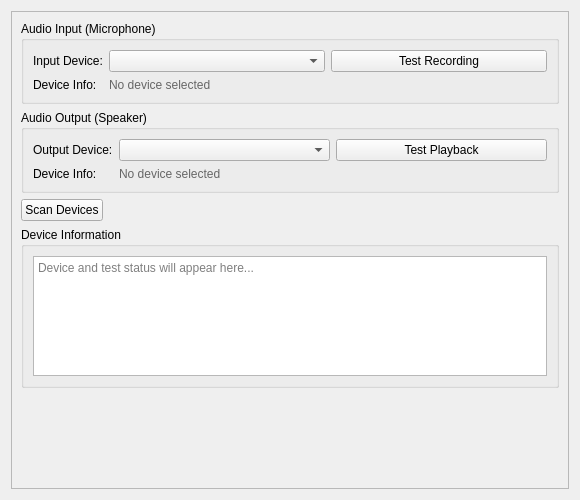
<?xml version="1.0" encoding="UTF-8"?>
<ui version="4.0">
 <class>AudioWidget</class>
 <widget class="QWidget" name="AudioWidget">
  <property name="geometry">
   <rect>
    <x>0</x>
    <y>0</y>
    <width>580</width>
    <height>500</height>
   </rect>
  </property>
    <property name="windowTitle">
     <string>Audio</string>
    </property>
  <layout class="QVBoxLayout" name="verticalLayout">
   <item>
    <widget class="QScrollArea" name="scrollArea">
     <property name="widgetResizable">
      <bool>true</bool>
     </property>
     <widget class="QWidget" name="scrollAreaWidgetContents">
      <property name="geometry">
       <rect>
        <x>0</x>
        <y>0</y>
        <width>578</width>
        <height>480</height>
       </rect>
      </property>
      <layout class="QVBoxLayout" name="contentLayout">
       <item>
        <widget class="QGroupBox" name="input_device_group">
         <property name="title">
          <string>Audio Input (Microphone)</string>
         </property>
         <layout class="QFormLayout" name="input_layout">
          <item row="0" column="0">
           <widget class="QLabel" name="label_input_device">
            <property name="text">
             <string>Input Device:</string>
            </property>
           </widget>
          </item>
          <item row="0" column="1">
           <layout class="QHBoxLayout" name="input_device_layout">
            <item>
              <widget class="QComboBox" name="input_device_combo">
              <property name="placeholderText">
               <string>Select a microphone...</string>
              </property>
             </widget>
            </item>
            <item>
             <widget class="QPushButton" name="test_input_btn">
              <property name="text">
               <string>Test Recording</string>
              </property>
             </widget>
            </item>
           </layout>
          </item>
          <item row="1" column="0">
           <widget class="QLabel" name="label_input_info">
            <property name="text">
             <string>Device Info:</string>
            </property>
           </widget>
          </item>
          <item row="1" column="1">
            <widget class="QLabel" name="input_info_label">
            <property name="text">
             <string>No device selected</string>
            </property>
            <property name="styleSheet">
             <string>color: #666;</string>
            </property>
           </widget>
          </item>
         </layout>
        </widget>
       </item>
       <item>
        <widget class="QGroupBox" name="output_device_group">
         <property name="title">
          <string>Audio Output (Speaker)</string>
         </property>
         <layout class="QFormLayout" name="output_layout">
          <item row="0" column="0">
           <widget class="QLabel" name="label_output_device">
            <property name="text">
             <string>Output Device:</string>
            </property>
           </widget>
          </item>
          <item row="0" column="1">
           <layout class="QHBoxLayout" name="output_device_layout">
            <item>
             <widget class="QComboBox" name="output_device_combo">
              <property name="placeholderText">
               <string>Select a speaker...</string>
              </property>
             </widget>
            </item>
            <item>
             <widget class="QPushButton" name="test_output_btn">
              <property name="text">
               <string>Test Playback</string>
              </property>
             </widget>
            </item>
           </layout>
          </item>
          <item row="1" column="0">
           <widget class="QLabel" name="label_output_info">
            <property name="text">
             <string>Device Info:</string>
            </property>
           </widget>
          </item>
          <item row="1" column="1">
            <widget class="QLabel" name="output_info_label">
            <property name="text">
             <string>No device selected</string>
            </property>
            <property name="styleSheet">
             <string>color: #666;</string>
            </property>
           </widget>
          </item>
         </layout>
        </widget>
       </item>
       <item>
        <layout class="QHBoxLayout" name="scan_layout">
         <item>
          <widget class="QPushButton" name="scan_devices_btn">
         <property name="text">
             <string>Scan Devices</string>
            </property>
          </widget>
         </item>
         <item>
          <spacer name="scan_spacer">
           <property name="orientation">
            <enum>Qt::Horizontal</enum>
           </property>
           <property name="sizeHint" stdset="0">
            <size>
             <width>40</width>
             <height>20</height>
            </size>
           </property>
          </spacer>
         </item>
        </layout>
       </item>
       <item>
        <widget class="QGroupBox" name="status_group">
         <property name="title">
          <string>Device Information</string>
         </property>
         <layout class="QVBoxLayout" name="status_layout">
          <item>
           <widget class="QTextEdit" name="status_text">
            <property name="maximumSize">
             <size>
              <width>16777215</width>
              <height>120</height>
             </size>
            </property>
            <property name="readOnly">
             <bool>true</bool>
            </property>
            <property name="placeholderText">
             <string>Device and test status will appear here...</string>
            </property>
           </widget>
          </item>
         </layout>
        </widget>
       </item>
       <item>
        <spacer name="verticalSpacer">
         <property name="orientation">
          <enum>Qt::Vertical</enum>
         </property>
         <property name="sizeHint" stdset="0">
          <size>
           <width>20</width>
           <height>40</height>
          </size>
         </property>
        </spacer>
       </item>
      </layout>
     </widget>
    </widget>
   </item>
  </layout>
 </widget>
 <resources/>
 <connections/>
</ui>
